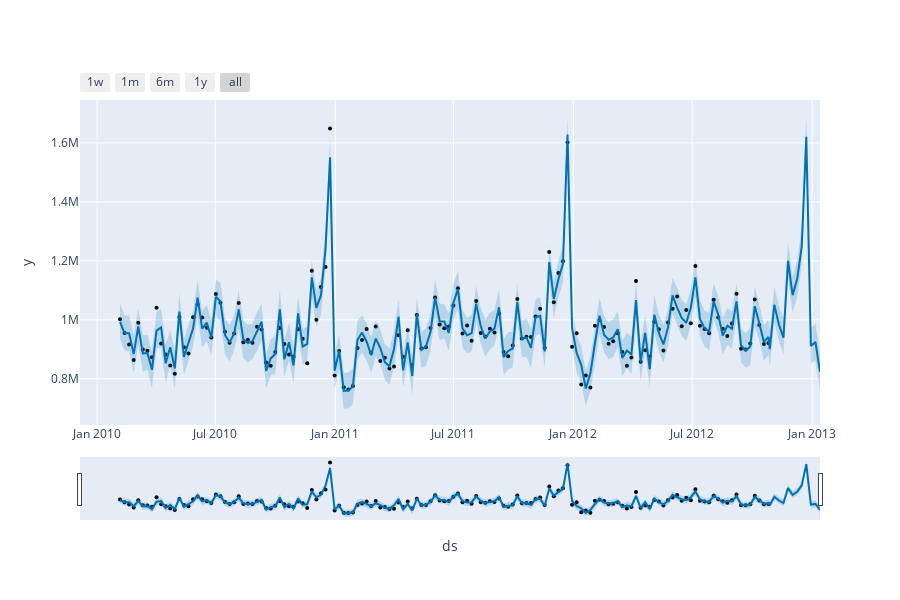

Notebook source saved alongside this figure:
### Code cell
def forecast_sales(store_number, df):
    try:
        # Filter the DataFrame for the specific store
        df_for_forecast = df[df['Store'] == store_number][['Date', 'Weekly_Sales']]
        
        # Convert the 'date' column to datetime
        df_for_forecast['Date'] = pd.to_datetime(df_for_forecast['Date'], dayfirst=True)
        
        # Rename columns for Prophet compatibility
        df_for_forecast = df_for_forecast.rename(columns={'Date': 'ds', 'Weekly_Sales': 'y'})
        
        # Initialize and fit the Prophet model
        model = Prophet(
            seasonality_prior_scale=50,
            holidays_prior_scale=10.0,
            changepoint_prior_scale=0.10,
            yearly_seasonality=25,
            growth='linear',
            interval_width=0.95
        )
        model.fit(df_for_forecast)
        
        # Create a DataFrame for future dates (next 12 weeks)
        future = model.make_future_dataframe(periods=12, freq='W')
        
        # Predict future sales
        forecast = model.predict(future)
        
        # Extract relevant forecasted values
        forecast_store_number = forecast[['ds', 'yhat_lower', 'yhat_upper', 'yhat']]
        
        # Forecasted Values for the next 12 weeks
        forecasted_values = forecast_store_number.tail(12)[['ds', 'yhat']]
        forecasted_values['yhat'] = forecasted_values['yhat'].astype(int)
        
        # Print the forecasted values
        print(forecasted_values)
        print("\n\n")
        
        # Plot the forecast
        return plot_plotly(model, forecast)
    
    except Exception as e:
        print(f"An error occurred: {e}")

# Example usage with store number 37
# Ensure 'df' is your DataFrame containing the relevant data
forecast_sales(40, df)

### Figure 1 — Plotly figure (JSON) as saved in the notebook; plotly's stock layout.template omitted (floating-point values rounded to 4 significant figures; data arrays with more than 128 entries replaced by an {"elided": "..."} marker saying what was removed)
{"data": [{"marker": {"color": "black", "size": 4}, "mode": "markers", "name": "Actual", "type": "scatter", "x": {"elided": "143 str values"}, "y": {"elided": "143 float values"}}, {"hoverinfo": "skip", "line": {"width": 0}, "mode": "lines", "type": "scatter", "x": {"elided": "155 str values"}, "y": {"elided": "155 float values"}}, {"fill": "tonexty", "fillcolor": "rgba(0, 114, 178, 0.2)", "line": {"color": "#0072B2", "width": 2}, "mode": "lines", "name": "Predicted", "type": "scatter", "x": {"elided": "155 str values"}, "y": {"elided": "155 float values"}}, {"fill": "tonexty", "fillcolor": "rgba(0, 114, 178, 0.2)", "hoverinfo": "skip", "line": {"width": 0}, "mode": "lines", "type": "scatter", "x": {"elided": "155 str values"}, "y": {"elided": "155 float values"}}], "layout": {"height": 600, "showlegend": false, "width": 900, "xaxis": {"rangeselector": {"buttons": [{"count": 7, "label": "1w", "step": "day", "stepmode": "backward"}, {"count": 1, "label": "1m", "step": "month", "stepmode": "backward"}, {"count": 6, "label": "6m", "step": "month", "stepmode": "backward"}, {"count": 1, "label": "1y", "step": "year", "stepmode": "backward"}, {"step": "all"}]}, "rangeslider": {"visible": true}, "title": {"text": "ds"}, "type": "date"}, "yaxis": {"title": {"text": "y"}}}}
